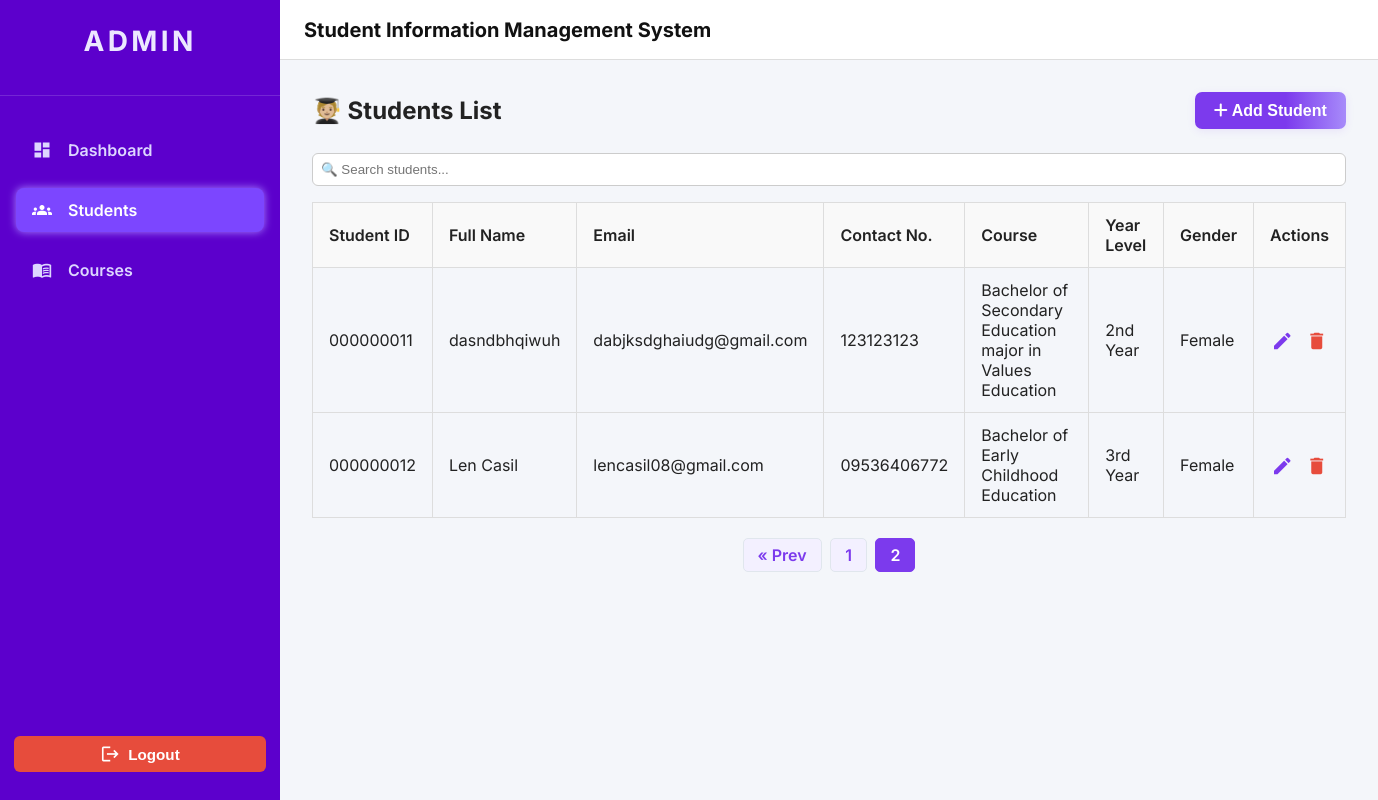
The page /students.php?page=2 on the database its author committed.
### tables this page shows
CREATE TABLE `students` (
  `student_id` varchar(9) NOT NULL,
  `full_name` varchar(100) NOT NULL,
  `email_address` varchar(100) NOT NULL,
  `contact_no` varchar(20) DEFAULT NULL,
  `course` varchar(255) DEFAULT NULL,
  `year_level` varchar(20) DEFAULT NULL,
  `actions` text DEFAULT NULL,
  `gender` varchar(10) DEFAULT NULL
);

CREATE TABLE `courses` (
  `course_code` varchar(20) NOT NULL,
  `course_name` varchar(100) NOT NULL,
  `department` varchar(100) NOT NULL
);

### students.php (the view, shortened to what this page needs)
<?php
$mysqli = db_connect();
$query = "
  SELECT
    s.student_id, s.full_name, s.email_address, s.contact_no,
    s.course, -- idagdag ito!
    s.year_level, s.gender,
    c.course_name
  FROM students s
  LEFT JOIN courses c ON s.course = c.course_code
  ORDER BY s.student_id ASC
";
$limit = 10;
$page = isset($_GET['page']) && is_numeric($_GET['page']) ? (int)$_GET['page'] : 1;
$offset = ($page - 1) * $limit;
$total_result = $mysqli->query("SELECT COUNT(*) AS total FROM students")->fetch_assoc();
$total_students = $total_result['total'];
$total_pages = ceil($total_students / $limit);
$query .= " LIMIT $limit OFFSET $offset";
$result = $mysqli->query($query);
?>
<!DOCTYPE html>
<html lang="en">
<head>
  <link href="https://cdnjs.cloudflare.com/ajax/libs/font-awesome/6.5.0/css/all.min.css" rel="stylesheet" />
  <link rel="stylesheet" href="css/students.css" />
  <link rel="stylesheet" href="css/sidebar.css" />
  <link rel="stylesheet" href="css/header.css" />
</head>
<body>
<div class="app-container">
  <?php include 'sidebar.php'; ?>
  <?php include 'header.php'; ?>
  <main class="main-content">
    <div style="display: flex; justify-content: space-between; align-items: center; margin-bottom: 1.5rem;">
      <h2>🧑🏼‍🎓 Students List</h2>
      <button type="button" class="btn-violet" onclick="openModal()"><i class="fas fa-plus"></i> Add Student</button>
    </div>
    <input type="text" id="liveSearch" placeholder="🔍 Search students..." style="margin-bottom: 1rem; padding: 8px; border: 1px solid #ccc; border-radius: 6px; width: 100%;" onkeyup="filterCourses()" />
    <div class="card-body table-responsive">
      <table class="table" id="courseTable">
        <thead>
          <tr>
            <th>Student ID</th>
            <th>Full Name</th>
            <th>Email</th>
            <th>Contact No.</th>
            <th>Course</th>
            <th>Year Level</th>
            <th>Gender</th>
            <th>Actions</th>
          </tr>
        </thead>
        <tbody>
          <?php if ($result && $result->num_rows > 0): ?>
            <?php while ($row = $result->fetch_assoc()): ?>
              <tr>
                <td><?= htmlspecialchars($row['student_id']) ?></td>
                <td><?= htmlspecialchars($row['full_name']) ?></td>
                <td><?= htmlspecialchars($row['email_address']) ?></td>
                <td><?= htmlspecialchars($row['contact_no']) ?></td>
                <td><?= htmlspecialchars($row['course_name']) ?></td>
                <td><?= htmlspecialchars($row['year_level']) ?></td>
                <td><?= htmlspecialchars($row['gender']) ?></td>
                <td class="actions" style="text-align:center;">
  <a href="#" class="material-icons" style="color:#7c3aed;vertical-align:middle;font-size:22px;"
     title="Edit"
     onclick="openEditModal('<?= $row['student_id'] ?>', '<?= htmlspecialchars($row['full_name'], ENT_QUOTES) ?>', '<?= $row['email_address'] ?>', '<?= $row['contact_no'] ?>', '<?= $row['course'] ?>', '<?= $row['year_level'] ?>', '<?= $row['gender'] ?>'); return false;">
  </a>
  <a href="#" class="material-icons" style="color:#e74c3c;vertical-align:middle;font-size:22px;margin-left:8px;"
     title="Delete"
     onclick="openDeleteModal('<?= $row['student_id'] ?>'); return false;">
  </a>
</td>
              </tr>
            <?php endwhile; ?>
          <?php else: ?>
            <tr><td colspan="8" style="text-align: center;">No students found.</td></tr>
          <?php endif; ?>
        </tbody>
      </table>
    </div>
    <?php if ($total_pages > 1): ?>
  <div class="pagination">
    <?php if ($page > 1): ?>
      <a href="?page=<?= $page-1 ?>" class="page-link">&laquo; Prev</a>
    <?php endif; ?>
    <?php for ($i = 1; $i <= $total_pages; $i++): ?>
      <a href="?page=<?= $i ?>" class="page-link<?= $i == $page ? ' active' : '' ?>"><?= $i ?></a>
    <?php endfor; ?>
  </div>
<?php endif; ?>
  </main>
</div>
</body>
</html>

### css/students.css (style rules this page uses)
.main-content { grid-area: main; padding: 2rem; }
.table-responsive { overflow-x: auto; }
.table { width: 100%; border-collapse: collapse; }
.table th, .table td { padding: 0.75rem 1rem; border: 1px solid #ddd; text-align: left; }
.table th { background-color: #f9f9f9; font-weight: 600; }
.table td.actions { white-space: nowrap; }

### css/sidebar.css (style rules this page uses)
*, *::before, *::after { box-sizing: border-box; }
body, h1, h2, h3, h4, h5, h6, p, ul, ol, li, figure, figcaption, blockquote, dl, dd { margin: 0; padding: 0; }
body { font-family: 'Inter', sans-serif; background-color: #f4f6fa; color: #222; min-height: 100vh; display: flex; flex-direction: column; overflow-x: hidden; }
a { text-decoration: none; color: inherit; }
.app-container { display: grid; grid-template-columns: 280px 1fr; grid-template-rows: 60px 1fr; grid-template-areas: "sidebar header" "sidebar main"; min-height: 100vh; transition: grid-template-columns 0.3s ease; }
.material-icons { font-size: 20px; user-select: none; }

### students.php (style rules this page uses)
.actions .material-icons { cursor: pointer; vertical-align: middle; font-size: 22px; transition: color 0.2s; }
.page-link { display: inline-block; padding: 6px 14px; margin: 0 2px; border-radius: 5px; background: #f3f0ff !important; color: #7c3aed !important; text-decoration: none; font-weight: 600; transition: background 0.2s, color 0.2s; border: 1px solid #e0e6ed !important; }
.page-link.active, .page-link:hover { background: #7c3aed !important; color: #fff !important; border-color: #7c3aed !important; }
.pagination { margin: 20px 0; text-align: center; }
.pagination .page-link { display: inline-block; padding: 6px 14px; margin: 0 2px; border-radius: 5px; background: #f3f0ff; color: #7c3aed; text-decoration: none; font-weight: 600; border: 1px solid #e0e6ed; transition: background 0.2s, color 0.2s; }
.pagination .page-link.active, .pagination .page-link:hover { background: #7c3aed; color: #fff; border-color: #7c3aed; }
.btn-violet { background: linear-gradient(90deg, #7c3aed 60%, #a78bfa 100%) !important; color: #fff !important; border: none !important; border-radius: 7px !important; font-weight: 600; font-size: 1rem; cursor: pointer; transition: background 0.2s, box-shadow 0.2s; box-shadow: 0 2px 8px rgba(124, 58, 237, 0.10); padding: 0.6rem 1.2rem; display: inline-block; }

### rows shown on the page
students: student_id "000000011", full_name "dasndbhqiwuh", email_address "dabjksdghaiudg@gmail.com", contact_no "123123123", courses.course_name "Bachelor of Secondary Education major in Values Education", year_level "2nd Year", gender "Female"
students: student_id "000000012", full_name "Len Casil", email_address "lencasil08@gmail.com", contact_no "09536406772", courses.course_name "Bachelor of Early Childhood Education", year_level "3rd Year", gender "Female"
